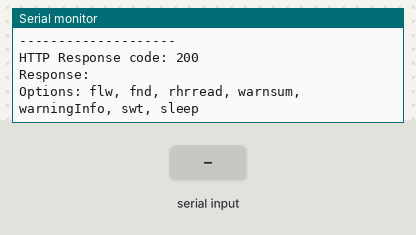
Simulated run of this sketch. Board: ESP32. Shown: the last lines printed to the serial monitor. Inputs (shaded band) come from the test bench. WiFi joins after 1.5 s; servers stay silent unless stated; uploads are accepted with an empty reply. At 6.5 s the program puts the board to deep sleep or switches it off; the recording ends there.

Above: at 3.9 s.
4.0 s: "1\n" received over Serial
At 4.16 s:
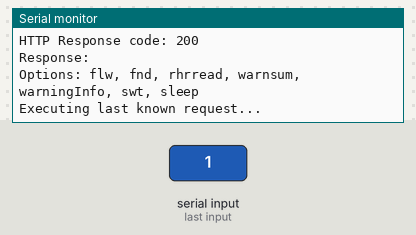
5.5 s: "sleep\n" received over Serial
At 6.3 s:
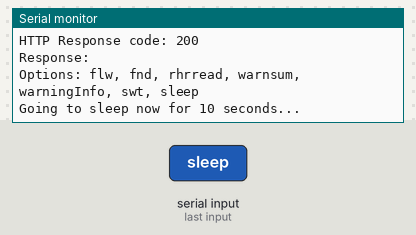

Measured:
- after the input at 4.0 s, the serial monitor: prints a new line at once (image 1)
- after the input at 5.5 s, the serial monitor: prints a new line at once (image 2)

The sketch:

mini_tv_inside_code.ino
```cpp
/*
Sleep, WiFi, and API switching features.

User input can switch between different modes of the HKO API
https://www.hko.gov.hk/en/weatherAPI/doc/files/HKO_Open_Data_API_Documentation.pdf

Currently uses serial for input and output.
This will later be changed to use the encoder and screen
*/

#include <WiFi.h>
#include <HTTPClient.h>
#include "esp_sleep.h"

// Wi-Fi credentials
const char* ssid = "Ilo";
const char* password = "photoshop";

// Base server URL
const char* serverName = "https://data.weather.gov.hk/weatherAPI/opendata/weather.php";

// Default language
const char* lang = "en";

// Valid dataType options
const char* validTypes[] = {"flw", "fnd", "rhrread", "warnsum", "warningInfo", "swt"};
const int numTypes = 6;

// RTC memory to keep dataType across deep sleep
RTC_DATA_ATTR char currentDataType[12] = "flw";
RTC_DATA_ATTR int bootCount = 0;

// Conversion factor and sleep time
#define uS_TO_S_FACTOR 1000000ULL
#define TIME_TO_SLEEP  10   // seconds

// --- Utility Functions ---

void printWakeupReason() {
  esp_sleep_wakeup_cause_t wakeup_reason = esp_sleep_get_wakeup_cause();
  switch (wakeup_reason) {
    case ESP_SLEEP_WAKEUP_EXT0 : Serial.println("Wakeup caused by external signal using RTC_IO"); break;
    case ESP_SLEEP_WAKEUP_EXT1 : Serial.println("Wakeup caused by external signal using RTC_CNTL"); break;
    case ESP_SLEEP_WAKEUP_TIMER : Serial.println("Wakeup caused by timer"); break;
    case ESP_SLEEP_WAKEUP_TOUCHPAD : Serial.println("Wakeup caused by touchpad"); break;
    case ESP_SLEEP_WAKEUP_ULP : Serial.println("Wakeup caused by ULP program"); break;
    default : Serial.printf("Wakeup was not caused by deep sleep: %d\n",wakeup_reason); break;
  }
}

void connectWiFi() {
  WiFi.begin(ssid, password);
  Serial.print("Connecting to WiFi");
  while (WiFi.status() != WL_CONNECTED) {
    delay(500);
    Serial.print(".");
  }
  Serial.println("\nConnected to WiFi!");
}

void makeRequest(const char* dataType) {
  if (WiFi.status() == WL_CONNECTED) {
    HTTPClient http;
    String url = String(serverName) + "?lang=" + lang + "&dataType=" + dataType;
    http.begin(url);

    int httpResponseCode = http.GET();
    if (httpResponseCode > 0) {
      Serial.print("HTTP Response code: ");
      Serial.println(httpResponseCode);
      String payload = http.getString();
      Serial.println("Response:");
      Serial.println(payload);
    } else {
      Serial.print("Error code: ");
      Serial.println(httpResponseCode);
    }
    http.end();
  } else {
    Serial.println("WiFi Disconnected");
    connectWiFi();
  }

  Serial.println("Options: flw, fnd, rhrread, warnsum, warningInfo, swt, sleep");
}

void printInstructions() {
  Serial.println("\n--- Instructions ---");
  Serial.println("Type one of the following dataType options to switch:");
  Serial.println("Weather Forecast : flw (Today), fnd (9-day)");
  Serial.println("Weather Report   : rhrread");
  Serial.println("Weather Warning  : warnsum (Summary), warningInfo (Information), swt (Special tips)");
  Serial.println("sleep      : Enter deep sleep for 10 seconds (remembers last dataType)");
  Serial.print("Any other input will repeat the last request (");
  Serial.print(currentDataType);
  Serial.println(").");
  Serial.println("--------------------\n");
}

void goToSleep() {
  Serial.println("Going to sleep now for 10 seconds...");
  delay(1000);
  Serial.flush();
  esp_sleep_enable_timer_wakeup(TIME_TO_SLEEP * uS_TO_S_FACTOR);
  esp_deep_sleep_start();
}

void handleInput(String input) {
  input.trim();
  if (input.equalsIgnoreCase("sleep")) {
    goToSleep();
    return;
  }

  bool isValid = false;
  for (int i = 0; i < numTypes; i++) {
    if (input.equalsIgnoreCase(validTypes[i])) {
      strncpy(currentDataType, validTypes[i], sizeof(currentDataType) - 1);
      currentDataType[sizeof(currentDataType) - 1] = '\0'; // ensure null termination
      isValid = true;
      break;
    }
  }

  if (isValid) {
    Serial.print("Switching to dataType: ");
    Serial.println(currentDataType);
    makeRequest(currentDataType);
  } else {
    Serial.println("Executing last known request...");
    makeRequest(currentDataType);
  }
}

// --- Setup & Loop ---

void setup() {
  Serial.begin(115200);
  delay(1000);

  ++bootCount;
  Serial.println("Boot number: " + String(bootCount));
  printWakeupReason();

  connectWiFi();
  printInstructions();
  makeRequest(currentDataType);
}

void loop() {
  if (Serial.available() > 0) {
    String input = Serial.readStringUntil('\n');
    handleInput(input);
  }
}
```
